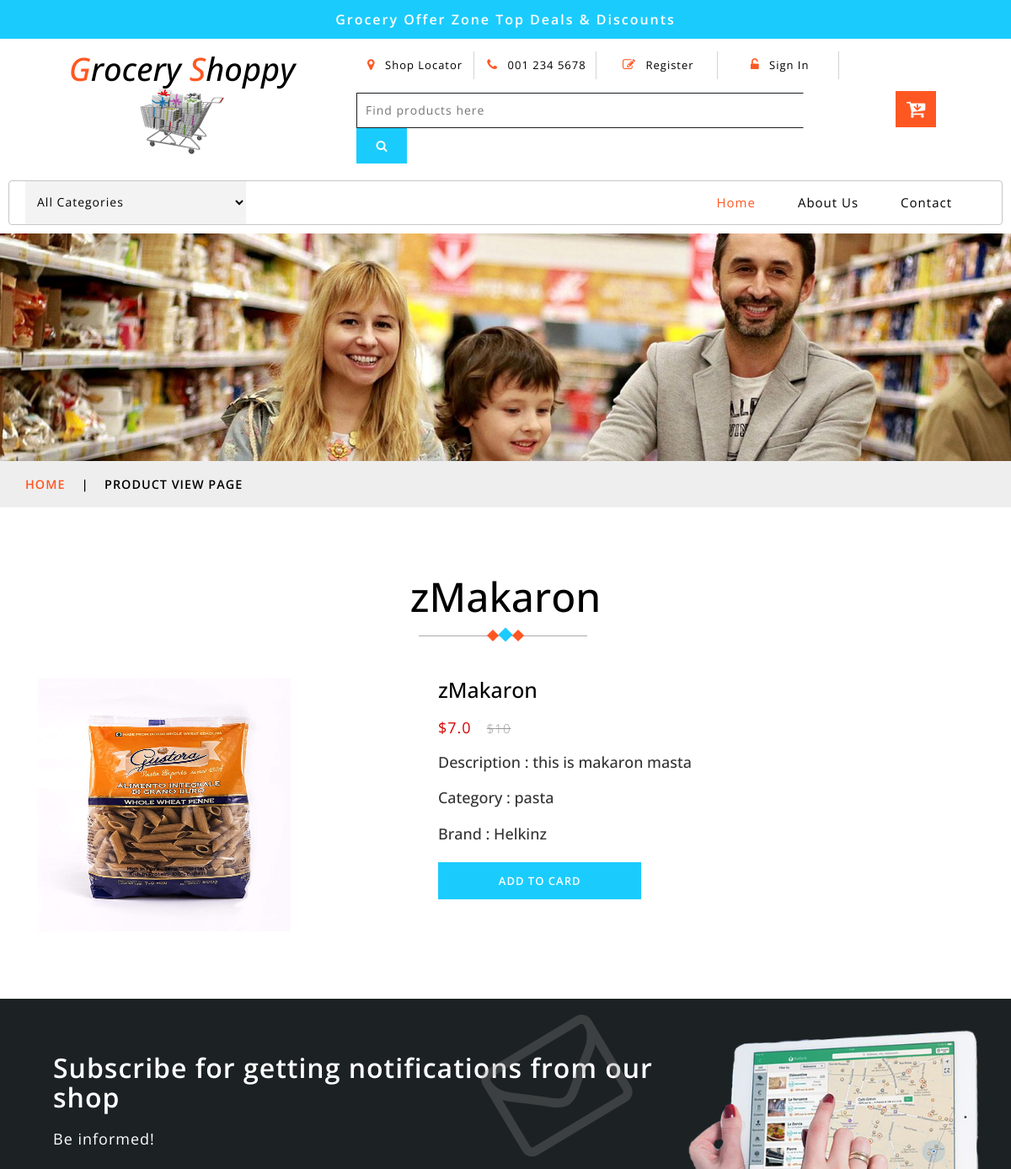
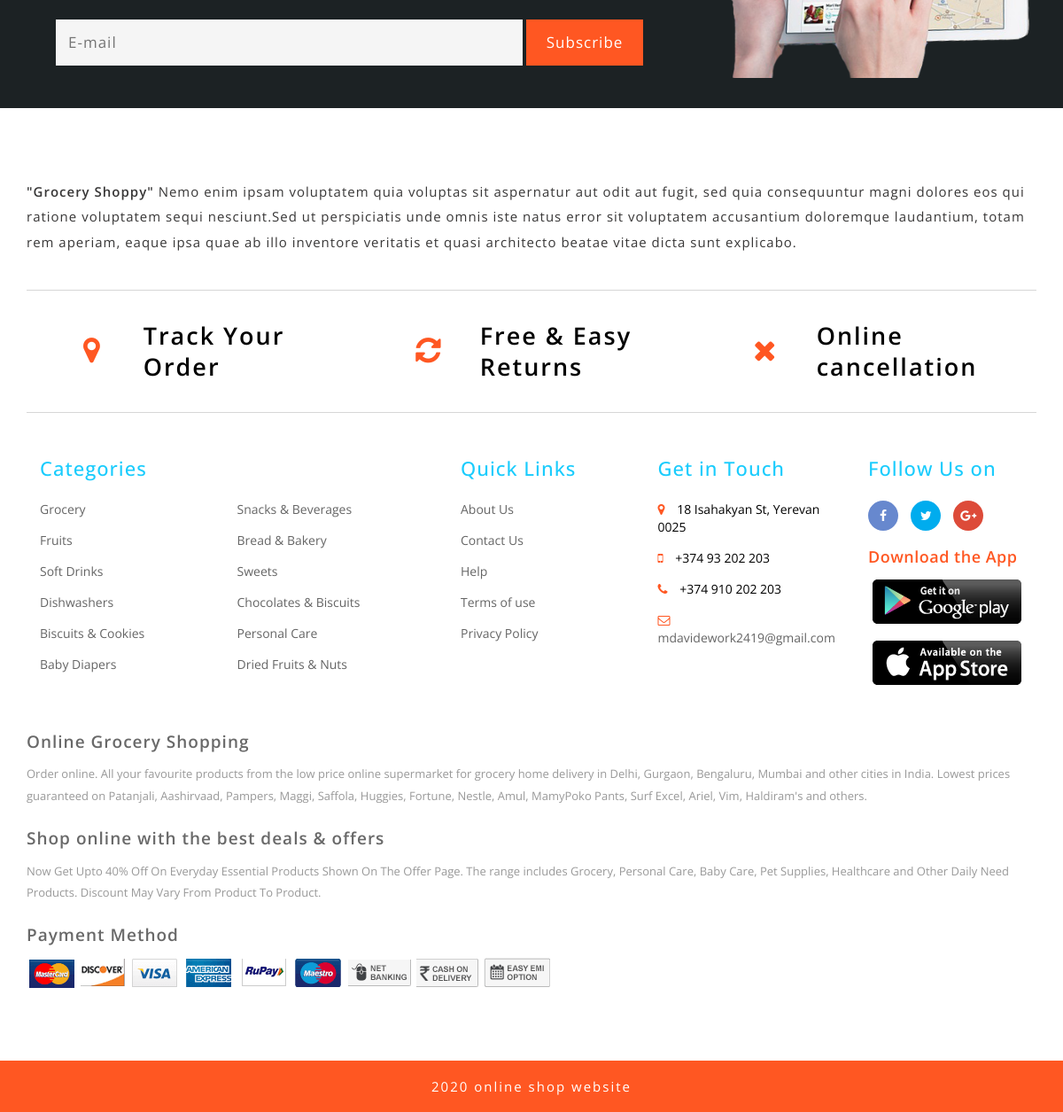
Screenshot of //1 with the database file from the repository (2 pictures, top to bottom).
### main/models.py (models this page shows, shortened)
class Item(models.Model):
	list_1 = ['product']
	name = models.CharField(max_length = 150)
	brand = models.ForeignKey(Brand, on_delete = models.CASCADE)
	tags = models.TextField(blank = True)
	description = models.TextField(blank = True)
	item_image = models.ImageField(default="/media/no_image.jpg",  upload_to = 'media')
	category = models.ForeignKey(Category, on_delete = models.CASCADE)
	price = models.PositiveIntegerField(default=0)
	discount = models.PositiveIntegerField(default=0)
	color = models.CharField(max_length = 50, blank = True)
	status = models.IntegerField(choices=STATUS_CHOICE, default=1)
	ref_num = models.TextField(unique=True)
	def disc(self):
		answer = round(self.price*(1-self.discount/100), 2)
		return answer

class Category(models.Model):
	name = models.TextField()
	def __str__(self):
		return self.name

class Brand(models.Model):
	name = models.CharField(max_length = 60)
	def __str__(self):
		return self.name

### main/views.py (the view)
# urls.py: path('/<str:pk>', views.item_view, name="product_view"),
def item_view(request, pk):
    if (request.method == 'POST') and request.POST.get('name') == "send_mail":
        send_mail_name(request)
    item = Item.objects.all().filter(id=pk)[0]
    smitem = Item.objects.all().filter(category=item.category)
    content = {'item': item, 'smitem': smitem}
    return render(request, 'main/single.html', content)

### main/templates/main/single.html
{% extends 'main/base.html' %}
	{% load static %}
	{% load django_template_maths %}
	{% block content %}
	<div class="page-head_agile_info_w3l">
	</div>
	<div class="services-breadcrumb">
		<div class="agile_inner_breadcrumb">
			<div class="container">
				<ul class="w3_short">
					<li>
						<a href="index.html">Home</a>
						<i>|</i>
					</li>
					<li>Product View Page</li>
				</ul>
			</div>
		</div>
	</div>
	<div class="banner-bootom-w3-agileits">
		<div class="container">
			<h3 class="tittle-w3l">{{ item.name }}
				<span class="heading-style">
					<i></i>
					<i></i>
					<i></i>
				</span>
			</h3>
			<div class="col-md-5 single-right-left ">
				<div class="grid images_3_of_2">
								<div class="thumb-image">
												<img src="media/{{ item.item_image }}" width="300" height="300" alt=" ">
					</div>
				</div>
			</div>
			<div class="col-md-7 single-right-left simpleCart_shelfItem">
				<h3>{{ item.name }}</h3>
				<p>
					<span class="item_price">${{ item.disc }}</span>
					<del>${{ item.price }}</del>
				</p>
				<div class="single-infoagile">
					<h4> Description : {{ item.description }} </h4>
					<br>
					<h4> Category : {{ item.category }} </h4>
					<br>
					<h4> Brand : {{ item.brand }} </h4>
					<br>
				</div>
				<div class="occasion-cart">
					<div class="snipcart-details top_brand_home_details item_add single-item hvr-outline-out">
								<a href="{% url 'add_to_cart' item.id %}"> <input type="button"  class="button" value="Add to card">  </a>
					</div>
				</div>
			</div>
			<div class="clearfix"> </div>
		</div>
	</div>
{% endblock content %}

### rows the page displays
Item: name "zMakaron", item_image (picture), disc "7.0", price "10", description "this is makaron masta", category "pasta", brand "Helkinz"
